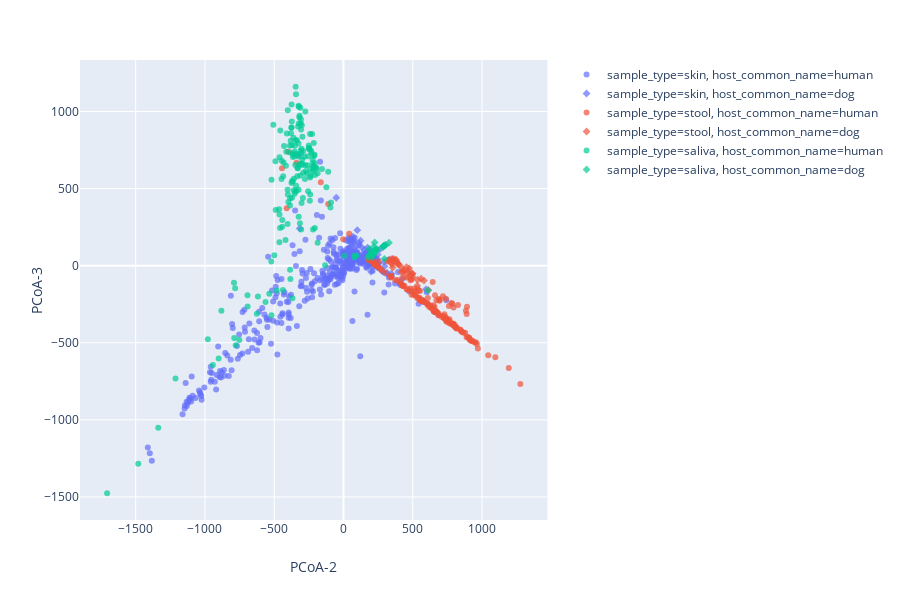

Source (notebook cell):
### Code cell
import plotly.express as px
# df = px.data.iris()
fig = px.scatter(result5000, x=result5000['PCoA-2'], y=result5000['PCoA-3']
                    ,
                    color='sample_type', symbol='host_common_name', size_max=3, opacity=0.7)
# fig.update_layout(margin=dict(l=0, r=0, b=0, t=0))
fig.show()

### Figure 1 — Plotly figure (JSON) as saved in the notebook; plotly's stock layout.template omitted (floating-point values rounded to 4 significant figures; data arrays with more than 128 entries replaced by an {"elided": "..."} marker saying what was removed)
{"data": [{"hoverlabel": {"namelength": 0}, "hovertemplate": "sample_type=skin<br>host_common_name=human<br>PCoA-2=%{x}<br>PCoA-3=%{y}", "legendgroup": "sample_type=skin, host_common_name=human", "marker": {"color": "#636efa", "opacity": 0.7, "symbol": "circle"}, "mode": "markers", "name": "sample_type=skin, host_common_name=human", "showlegend": true, "type": "scatter", "x": {"elided": "405 float values"}, "xaxis": "x", "y": {"elided": "405 float values"}, "yaxis": "y"}, {"hoverlabel": {"namelength": 0}, "hovertemplate": "sample_type=skin<br>host_common_name=dog<br>PCoA-2=%{x}<br>PCoA-3=%{y}", "legendgroup": "sample_type=skin, host_common_name=dog", "marker": {"color": "#636efa", "opacity": 0.7, "symbol": "diamond"}, "mode": "markers", "name": "sample_type=skin, host_common_name=dog", "showlegend": true, "type": "scatter", "x": [136.6, 149.9, -20.62, 166.5, 173.6, 296.5, 225.0, 220.2, 187.9, 225.4, 193.1, 296.5, 185.2, 186.4, 264.0, 168.9, 210.4, 177.3, -52.36, 180.7, 329.3, 244.4, 164.8, 176.9, 91.83, 210.6, 52.92, -316.1, 167.3, 175.5, 164.5, 163.8, 595.5, 159.2, 152.3, 160.2, 130.4, 167.1, 164.0, 170.6, 172.4, 159.5, 171.7, 161.9, 167.9, 133.7, 165.8, 198.4, 283.0, 223.4, 426.0, 314.6, 164.9, 172.6, 159.7, 160.9, 208.5, 163.8, 242.3, 243.1, 253.6, 242.4, 162.2, 181.6, 245.4, 195.4, 188.5, 164.6, 275.5, 163.9, 166.9, 165.8, 245.8, -10.3, 346.3, 166.9, 177.8, 165.0, 246.7, 188.1, 124.0, 162.2, 165.1, 68.23, 152.2, 161.7, 161.9, 161.6, 161.6, 193.3, 99.51, 173.1, 206.5, 214.2, 110.7, 210.1, 206.4, 165.9, 293.4], "xaxis": "x", "y": [76.86, 66.85, -68.26, 52.04, 45.07, -4.39, 21.83, 44.35, 46.43, 96.04, 77.74, 131.8, 59.35, 45.21, 107.3, 52.99, 69.31, 96.17, 440.4, 41.8, 39.48, 43.11, 65.86, 53.53, 98.36, 36.8, 2.962, 241.1, 40.97, 57.18, 50.59, 52.32, -153.1, 65.4, 103.0, 52.41, 120.1, 65.99, 49.88, 47.93, 69.78, 64.37, 44.83, 45.99, 49.87, 35.31, 47.54, -38.63, -37.86, 29.37, -87.14, -46.68, 48.17, 54.32, 54.6, 52.9, 19.98, 50.92, 4.971, 10.18, 15.73, -9.255, 41.34, 50.06, 12.56, 39.22, 37.2, 49.13, -32.02, 36.63, 43.92, 45.24, -8.071, -80.3, -52.25, 46.96, 40.58, 48.53, 71.09, 45.98, 162.4, 48.98, 49.99, 189.0, 72.72, 48.84, 49.36, 44.59, 52.06, 91.93, 230.1, 116.5, 63.72, 63.46, 147.0, 57.5, 75.99, 88.72, 25.97], "yaxis": "y"}, {"hoverlabel": {"namelength": 0}, "hovertemplate": "sample_type=stool<br>host_common_name=human<br>PCoA-2=%{x}<br>PCoA-3=%{y}", "legendgroup": "sample_type=stool, host_common_name=human", "marker": {"color": "#EF553B", "opacity": 0.7, "symbol": "circle"}, "mode": "markers", "name": "sample_type=stool, host_common_name=human", "showlegend": true, "type": "scatter", "x": {"elided": "160 float values"}, "xaxis": "x", "y": {"elided": "160 float values"}, "yaxis": "y"}, {"hoverlabel": {"namelength": 0}, "hovertemplate": "sample_type=stool<br>host_common_name=dog<br>PCoA-2=%{x}<br>PCoA-3=%{y}", "legendgroup": "sample_type=stool, host_common_name=dog", "marker": {"color": "#EF553B", "opacity": 0.7, "symbol": "diamond"}, "mode": "markers", "name": "sample_type=stool, host_common_name=dog", "showlegend": true, "type": "scatter", "x": [355.1, 534.6, 432.4, 496.7, 418.3, 360.0, 344.5, 351.6, 323.9, 382.4, 462.1, 343.8, 435.4, 612.5, 377.9, 427.6, 478.9, 391.5, 532.0, 500.0, 498.5, 420.8, 560.3, 455.0, 474.5, 356.9, 469.3, 359.6, 314.5, 392.4, 401.1, 581.1, 490.2], "xaxis": "x", "y": [-12.25, -91.26, -30.81, -51.21, -41.24, 42.22, 42.11, 8.289, 34.34, 30.18, -50.81, 18.09, -38.11, -158.1, 40.49, -74.84, -79.55, 13.43, -129.8, -74.52, -52.71, -13.64, -84.73, -8.883, -17.43, 43.91, -33.66, 31.7, 30.65, 11.88, 6.195, -96.87, -60.36], "yaxis": "y"}, {"hoverlabel": {"namelength": 0}, "hovertemplate": "sample_type=saliva<br>host_common_name=human<br>PCoA-2=%{x}<br>PCoA-3=%{y}", "legendgroup": "sample_type=saliva, host_common_name=human", "marker": {"color": "#00cc96", "opacity": 0.7, "symbol": "circle"}, "mode": "markers", "name": "sample_type=saliva, host_common_name=human", "showlegend": true, "type": "scatter", "x": {"elided": "169 float values"}, "xaxis": "x", "y": {"elided": "169 float values"}, "yaxis": "y"}, {"hoverlabel": {"namelength": 0}, "hovertemplate": "sample_type=saliva<br>host_common_name=dog<br>PCoA-2=%{x}<br>PCoA-3=%{y}", "legendgroup": "sample_type=saliva, host_common_name=dog", "marker": {"color": "#00cc96", "opacity": 0.7, "symbol": "diamond"}, "mode": "markers", "name": "sample_type=saliva, host_common_name=dog", "showlegend": true, "type": "scatter", "x": [225.3, 200.0, 287.3, 304.6, 217.2, 226.3, 217.4, 291.2, 296.1, 217.8, 225.2, 200.3, 199.4, 609.5, 213.0, 209.8, 196.6, 176.7, 205.5, 184.4, 198.3, 220.0, 206.7, 210.9, 328.0, 288.3, 226.2, 239.8, 243.7, 185.0], "xaxis": "x", "y": [150.7, 78.88, 119.8, 134.8, 73.24, 91.65, 122.9, 128.0, 44.62, 88.93, 90.79, 72.28, 70.54, -159.9, 83.37, 80.62, 66.54, 54.03, 55.4, 68.78, 73.16, 85.44, 77.48, 79.23, 148.6, 128.5, 104.0, 108.6, 101.9, 108.2], "yaxis": "y"}], "layout": {"height": 600, "legend": {"tracegroupgap": 0}, "margin": {"t": 60}, "xaxis": {"anchor": "y", "domain": [0, 0.98], "title": {"text": "PCoA-2"}}, "yaxis": {"anchor": "x", "domain": [0, 1], "title": {"text": "PCoA-3"}}}}
